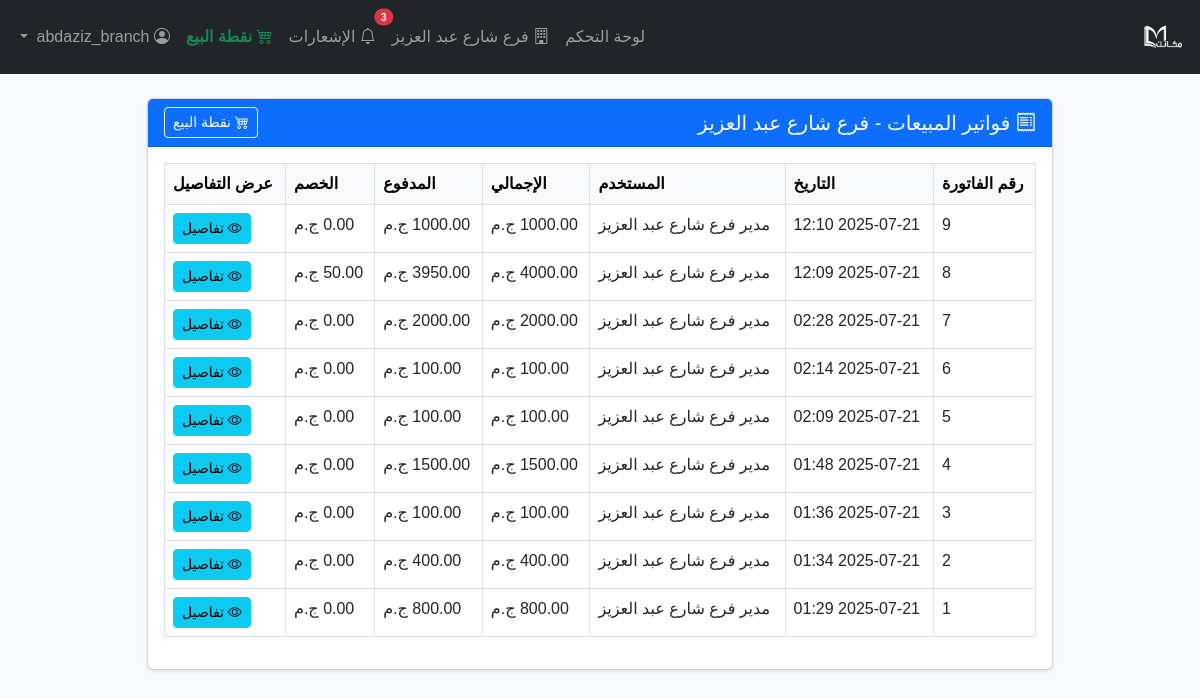
Page /pos/sales (signed in) on the committed database.
### models/branch.py (models this page shows, shortened)
class Branch(db.Model):
    __tablename__ = 'branches'
    id = db.Column(db.Integer, primary_key=True)
    name = db.Column(db.String(100), nullable=False, unique=True)
    address = db.Column(db.String(255), nullable=True)
    phone = db.Column(db.String(20), nullable=True)
    manager = db.Column(db.String(100), nullable=True)
    is_active = db.Column(db.Boolean, default=True)
    created_at = db.Column(db.DateTime, default=db.func.current_timestamp())

### models/sale.py (models this page shows)
class Sale(db.Model):
    __tablename__ = 'sales'
    id = db.Column(db.Integer, primary_key=True)
    branch_id = db.Column(db.Integer, db.ForeignKey('branches.id'), nullable=False)
    user_id = db.Column(db.Integer, db.ForeignKey('users.id'), nullable=False)
    total_amount = db.Column(db.Float, nullable=False)
    paid_amount = db.Column(db.Float, nullable=False)
    discount = db.Column(db.Float, default=0)
    created_at = db.Column(db.DateTime, default=datetime.utcnow)
    customer_name = db.Column(db.String(128), nullable=True)  # اسم العميل أو التاجر
    sale_type = db.Column(db.String(16), nullable=False, default='cash')  # نقدي أو آجل
    note = db.Column(db.String(255), nullable=True)  # ملاحظة
    customer_id = db.Column(db.Integer, db.ForeignKey('customers.id'), nullable=True)
    branch = db.relationship('Branch', backref='sales')
    user = db.relationship('User', backref='sales')
    items = db.relationship('SaleItem', backref='sale', cascade='all, delete-orphan')
    customer = db.relationship('Customer', backref='sales')

### models/user.py (models this page shows, shortened)
class User(UserMixin, db.Model):
    __tablename__ = 'users'
    id = db.Column(db.Integer, primary_key=True)
    username = db.Column(db.String(64), unique=True, nullable=False)
    password_hash = db.Column(db.String(128), nullable=False)
    role = db.Column(db.String(20), nullable=False, default='user')  # admin, user, branch_manager, branch_employee
    shift = db.Column(db.String(10), nullable=True)  # morning or evening
    branch_id = db.Column(db.Integer, db.ForeignKey('branches.id'), nullable=True)  # الفرع المرتبط به
    full_name = db.Column(db.String(128), nullable=True)  # الاسم الكامل
    phone = db.Column(db.String(20), nullable=True)  # رقم الهاتف
    is_active = db.Column(db.Boolean, default=True)  # حالة الحساب
    created_at = db.Column(db.DateTime, default=db.func.current_timestamp())
    branch = db.relationship('Branch', backref='users')
    def is_admin(self):
        return self.role == 'admin'
    def is_branch_user(self):
        return self.role in ['branch_manager', 'branch_employee']
    def get_branch_name(self):
        return self.branch.name if self.branch else 'غير محدد'

### routes/pos.py (the view)
@pos_bp.route('/sales')
@login_required
def sales_list():
    if not current_user.is_branch_user():
        flash('غير مصرح لك بالوصول إلى الفواتير إلا لموظفي الفروع.', 'danger')
        return redirect(url_for('dashboard'))
    branch = current_user.branch
    sales = Sale.query.filter_by(branch_id=branch.id).order_by(Sale.created_at.desc()).all()
    return render_template('pos/sales_list.html', sales=sales, branch=branch)

### templates/pos/sales_list.html
{% extends 'base.html' %}
{% block content %}
<div class="container-fluid" dir="rtl">
    <div class="row mt-4">
        <div class="col-lg-10 mx-auto">
            <div class="card shadow-sm">
                <div class="card-header bg-primary text-white d-flex justify-content-between align-items-center">
                    <h5 class="mb-0"><i class="bi bi-receipt"></i> فواتير المبيعات - {{ branch.name }}</h5>
                    <a href="{{ url_for('pos.pos_home') }}" class="btn btn-outline-light btn-sm"><i class="bi bi-cart4"></i> نقطة البيع</a>
                </div>
                <div class="card-body">
                    <table class="table table-bordered table-hover text-end">
                        <thead class="table-light">
                            <tr>
                                <th>رقم الفاتورة</th>
                                <th>التاريخ</th>
                                <th>المستخدم</th>
                                <th>الإجمالي</th>
                                <th>المدفوع</th>
                                <th>الخصم</th>
                                <th>عرض التفاصيل</th>
                            </tr>
                        </thead>
                        <tbody>
                            {% for sale in sales %}
                            <tr>
                                <td>{{ sale.id }}</td>
                                <td>{{ sale.created_at.strftime('%Y-%m-%d %H:%M') }}</td>
                                <td>{{ sale.user.full_name or sale.user.username }}</td>
                                <td>{{ '%.2f'|format(sale.total_amount) }} ج.م</td>
                                <td>{{ '%.2f'|format(sale.paid_amount) }} ج.م</td>
                                <td>{{ '%.2f'|format(sale.discount) }} ج.م</td>
                                <td><a href="{{ url_for('pos.sale_detail', sale_id=sale.id) }}" class="btn btn-sm btn-info"><i class="bi bi-eye"></i> تفاصيل</a></td>
                            </tr>
                            {% else %}
                            <tr><td colspan="7" class="text-center text-muted">لا توجد فواتير بعد</td></tr>
                            {% endfor %}
                        </tbody>
                    </table>
                </div>
            </div>
        </div>
    </div>
</div>
<link rel="stylesheet" href="https://cdn.jsdelivr.net/npm/bootstrap-icons@1.10.5/font/bootstrap-icons.css">
{% endblock %}

### templates/base.html (shortened to what this page needs)
<!DOCTYPE html>
<html lang="ar" dir="rtl">
<head>
    <link href="https://cdn.jsdelivr.net/npm/bootstrap@5.3.0/dist/css/bootstrap.rtl.min.css" rel="stylesheet">
</head>
<body>
<nav class="navbar navbar-expand-lg navbar-dark bg-dark mb-4">
    <div class="container-fluid">
        <a class="navbar-brand d-flex align-items-center" href="{{ url_for('dashboard') }}">
            <img src="/static/logo.png" alt="شعار النظام" style="height:48px;max-width:200px;object-fit:contain;vertical-align:middle;">
        </a>
        <div class="collapse navbar-collapse" id="navbarNav">
            <ul class="navbar-nav ms-auto">
                {% if current_user.is_authenticated %}
                    <li class="nav-item">
                        <a class="nav-link {% if request.endpoint == 'dashboard' %}active{% endif %}" href="{{ url_for('dashboard') }}">لوحة التحكم</a>
                    </li>
                    {% if current_user.is_admin() %}
                        <li class="nav-item">
                            <a class="nav-link {% if request.endpoint and request.endpoint.startswith('branches.') %}active{% endif %}" href="{{ url_for('branches.list_branches') }}">
                                <i class="bi bi-building"></i> إدارة الفروع
                            </a>
                        </li>
                        <li class="nav-item">
                            <a class="nav-link {% if request.endpoint and request.endpoint.startswith('stats.') %}active{% endif %}" href="{{ url_for('stats.stats_dashboard') }}">الإحصائيات</a>
                        </li>
                        <li class="nav-item">
                            <a class="nav-link {% if request.endpoint and request.endpoint.startswith('products.') %}active{% endif %}" href="{{ url_for('products.list_products') }}">المنتجات</a>
                        </li>
                        <li class="nav-item">
                            <a class="nav-link {% if request.endpoint and request.endpoint.startswith('categories.') %}active{% endif %}" href="{{ url_for('categories.list_categories') }}">الأصناف</a>
                        </li>
                        <li class="nav-item">
                            <a class="nav-link {{ 'active' if request.endpoint == 'movements.list_movements' }}" href="{{ url_for('movements.list_movements') }}">
                                <i class="bi bi-arrow-left-right"></i> الحركات
                            </a>
                        </li>
                    {% elif current_user.is_branch_user() %}
                        <li class="nav-item">
                            <a class="nav-link {% if request.endpoint and request.endpoint.startswith('branch_dashboard.') %}active{% endif %}" href="{{ url_for('branch_dashboard.dashboard') }}">
                                <i class="bi bi-building"></i> {{ current_user.get_branch_name() }}
                            </a>
                        </li>
                    {% endif %}
                    {% if current_user.is_admin() or current_user.is_branch_user() %}
                        <li class="nav-item position-relative">
                            <a class="nav-link {% if request.endpoint == 'branch_dashboard.notifications' %}active{% endif %}" href="{{ url_for('branch_dashboard.notifications') }}">
                                <i class="bi bi-bell"></i>
                                {% set unread_count = current_user.branch.received_notifications|selectattr('is_read', 'equalto', False)|list|length if current_user.is_branch_user() else 0 %}
                                {% if current_user.is_admin() %}
                                    {% set unread_count = unread_count + (notifications_count or 0) %}
                                {% endif %}
                                {% if unread_count > 0 %}
                                    <span class="position-absolute top-0 start-0 translate-middle badge rounded-pill bg-danger" style="font-size:10px;">{{ unread_count }}</span>
                                {% endif %}
                                الإشعارات
                            </a>
                        </li>
                    {% endif %}
                    <li class="nav-item">
                        <a class="nav-link fw-bold text-success" href="{{ url_for('pos.pos_home') }}">
                            <i class="bi bi-cart4"></i> نقطة البيع
                        </a>
                    </li>
                    <li class="nav-item dropdown">
                        <a class="nav-link dropdown-toggle" href="#" id="userDropdown" role="button" data-bs-toggle="dropdown" aria-expanded="false">
                            <i class="bi bi-person-circle"></i> {{ current_user.username }}{% if current_user.is_admin() %} <span class="badge bg-danger">مدير</span>{% endif %}
                        </a>
                    </li>
                {% endif %}
            </ul>
        </div>
    </div>
</nav>
<div class="container">
    {% block content %}{% endblock %}
</div>
<link rel="stylesheet" href="https://cdn.jsdelivr.net/npm/bootstrap-icons@1.10.5/font/bootstrap-icons.css">
</body>
</html>

### templates/base.html (style rules this page uses)
body { font-family: 'Cairo', Tahoma, Arial, sans-serif; background: #f8f9fa; }

### rows in the picture
Branch: get_branch_name "فرع شارع عبد العزيز", name "فرع شارع عبد العزيز"
Sale: id "9", created_at "2025-07-21 12:10", user "مدير فرع شارع عبد العزيز", total_amount "1000.00", paid_amount "1000.00", discount "0.00"
Sale: id "8", created_at "2025-07-21 12:09", user "مدير فرع شارع عبد العزيز", total_amount "4000.00", paid_amount "3950.00", discount "50.00"
Sale: id "7", created_at "2025-07-21 02:28", user "مدير فرع شارع عبد العزيز", total_amount "2000.00", paid_amount "2000.00", discount "0.00"
Sale: id "6", created_at "2025-07-21 02:14", user "مدير فرع شارع عبد العزيز", total_amount "100.00", paid_amount "100.00", discount "0.00"
Sale: id "5", created_at "2025-07-21 02:09", user "مدير فرع شارع عبد العزيز", total_amount "100.00", paid_amount "100.00", discount "0.00"
Sale: id "4", created_at "2025-07-21 01:48", user "مدير فرع شارع عبد العزيز", total_amount "1500.00", paid_amount "1500.00", discount "0.00"
Sale: id "3", created_at "2025-07-21 01:36", user "مدير فرع شارع عبد العزيز", total_amount "100.00", paid_amount "100.00", discount "0.00"
Sale: id "2", created_at "2025-07-21 01:34", user "مدير فرع شارع عبد العزيز", total_amount "400.00", paid_amount "400.00", discount "0.00"
Sale: id "1", created_at "2025-07-21 01:29", user "مدير فرع شارع عبد العزيز", total_amount "800.00", paid_amount "800.00", discount "0.00"

### other values in the picture
{{ unread_count }} "3"
